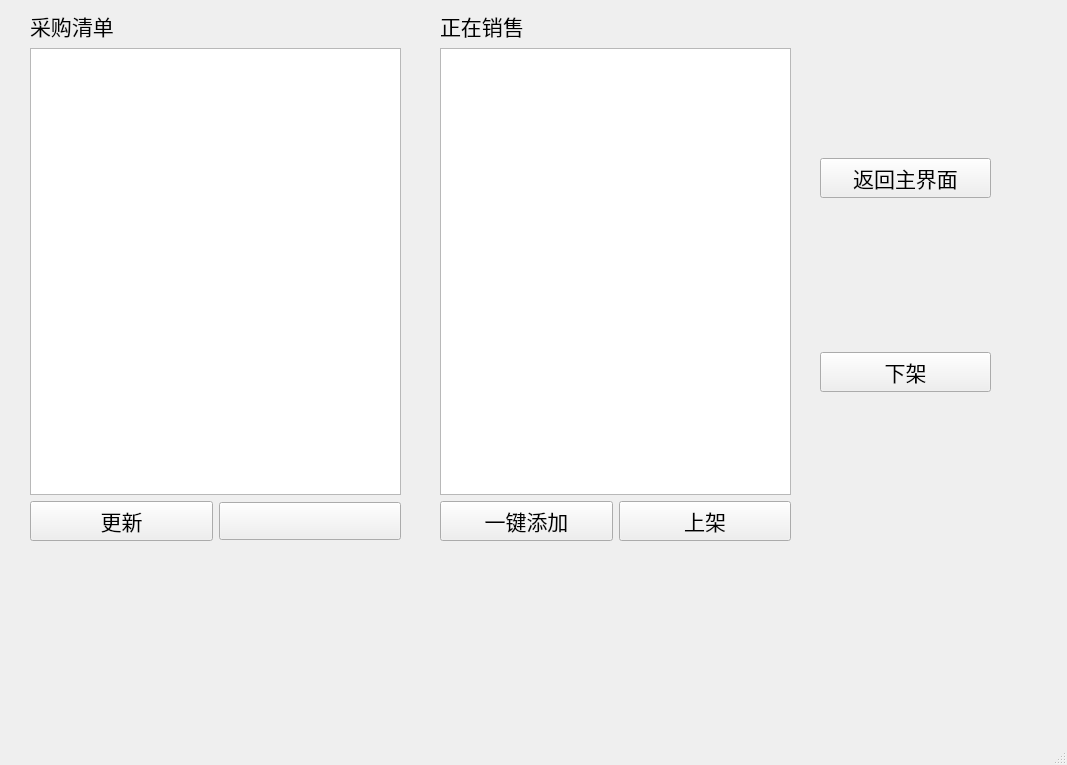
<?xml version="1.0" encoding="UTF-8"?>
<ui version="4.0">
 <class>CargoManagementWindow</class>
 <widget class="QMainWindow" name="CargoManagementWindow">
  <property name="geometry">
   <rect>
    <x>0</x>
    <y>0</y>
    <width>1067</width>
    <height>765</height>
   </rect>
  </property>
  <property name="windowTitle">
   <string>MainWindow</string>
  </property>
  <widget class="QWidget" name="centralwidget">
   <widget class="QWidget" name="layoutWidget2">
    <property name="geometry">
     <rect>
      <x>440</x>
      <y>10</y>
      <width>351</width>
      <height>531</height>
     </rect>
    </property>
    <layout class="QGridLayout" name="gridLayout_2">
     <item row="0" column="0" colspan="2">
      <widget class="QLabel" name="label_2">
       <property name="font">
        <font>
         <family>华文行楷</family>
         <pointsize>16</pointsize>
        </font>
       </property>
       <property name="text">
        <string>正在销售</string>
       </property>
      </widget>
     </item>
     <item row="1" column="0" colspan="2">
      <widget class="QTableWidget" name="salesTableWidget"/>
     </item>
     <item row="2" column="0">
      <widget class="QPushButton" name="addAllButton">
       <property name="font">
        <font>
         <family>华文行楷</family>
         <pointsize>16</pointsize>
        </font>
       </property>
       <property name="text">
        <string>一键添加</string>
       </property>
      </widget>
     </item>
     <item row="2" column="1">
      <widget class="QPushButton" name="putButton">
       <property name="font">
        <font>
         <family>华文行楷</family>
         <pointsize>16</pointsize>
        </font>
       </property>
       <property name="text">
        <string>上架</string>
       </property>
      </widget>
     </item>
    </layout>
   </widget>
   <widget class="QWidget" name="layoutWidget3">
    <property name="geometry">
     <rect>
      <x>820</x>
      <y>10</y>
      <width>171</width>
      <height>531</height>
     </rect>
    </property>
    <layout class="QGridLayout" name="gridLayout_3">
     <item row="0" column="0">
      <widget class="QPushButton" name="returnpushButton">
       <property name="font">
        <font>
         <family>华文行楷</family>
         <pointsize>16</pointsize>
        </font>
       </property>
       <property name="text">
        <string>返回主界面</string>
       </property>
      </widget>
     </item>
     <item row="1" column="0">
      <widget class="QPushButton" name="deleteButton">
       <property name="font">
        <font>
         <family>华文行楷</family>
         <pointsize>16</pointsize>
        </font>
       </property>
       <property name="text">
        <string>下架</string>
       </property>
      </widget>
     </item>
    </layout>
   </widget>
   <widget class="QWidget" name="layoutWidget">
    <property name="geometry">
     <rect>
      <x>30</x>
      <y>10</y>
      <width>371</width>
      <height>531</height>
     </rect>
    </property>
    <layout class="QGridLayout" name="gridLayout">
     <item row="0" column="0">
      <widget class="QLabel" name="label">
       <property name="font">
        <font>
         <family>华文行楷</family>
         <pointsize>16</pointsize>
        </font>
       </property>
       <property name="text">
        <string>采购清单</string>
       </property>
      </widget>
     </item>
     <item row="1" column="0" colspan="2">
      <widget class="QTableWidget" name="purchaseTableWidget"/>
     </item>
     <item row="2" column="0">
      <widget class="QPushButton" name="updatepushButton">
       <property name="sizePolicy">
        <sizepolicy hsizetype="Preferred" vsizetype="Fixed">
         <horstretch>0</horstretch>
         <verstretch>0</verstretch>
        </sizepolicy>
       </property>
       <property name="font">
        <font>
         <family>华文行楷</family>
         <pointsize>16</pointsize>
        </font>
       </property>
       <property name="text">
        <string>更新</string>
       </property>
      </widget>
     </item>
     <item row="2" column="1">
      <widget class="QPushButton" name="pushButton">
       <property name="sizePolicy">
        <sizepolicy hsizetype="Preferred" vsizetype="Fixed">
         <horstretch>0</horstretch>
         <verstretch>0</verstretch>
        </sizepolicy>
       </property>
       <property name="font">
        <font>
         <family>华文行楷</family>
         <pointsize>16</pointsize>
        </font>
       </property>
       <property name="text">
        <string/>
       </property>
      </widget>
     </item>
    </layout>
   </widget>
  </widget>
  <widget class="QMenuBar" name="menubar">
   <property name="geometry">
    <rect>
     <x>0</x>
     <y>0</y>
     <width>1067</width>
     <height>26</height>
    </rect>
   </property>
  </widget>
  <widget class="QStatusBar" name="statusbar"/>
 </widget>
 <resources/>
 <connections/>
</ui>
